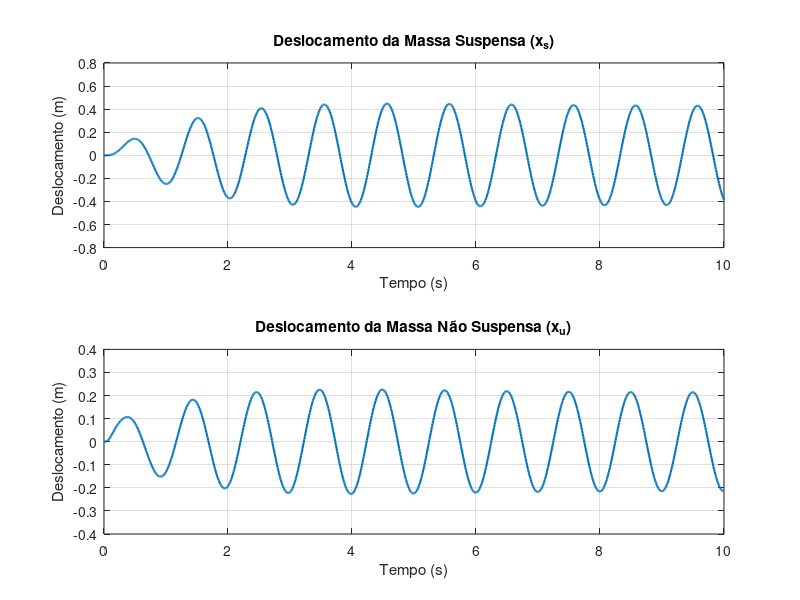
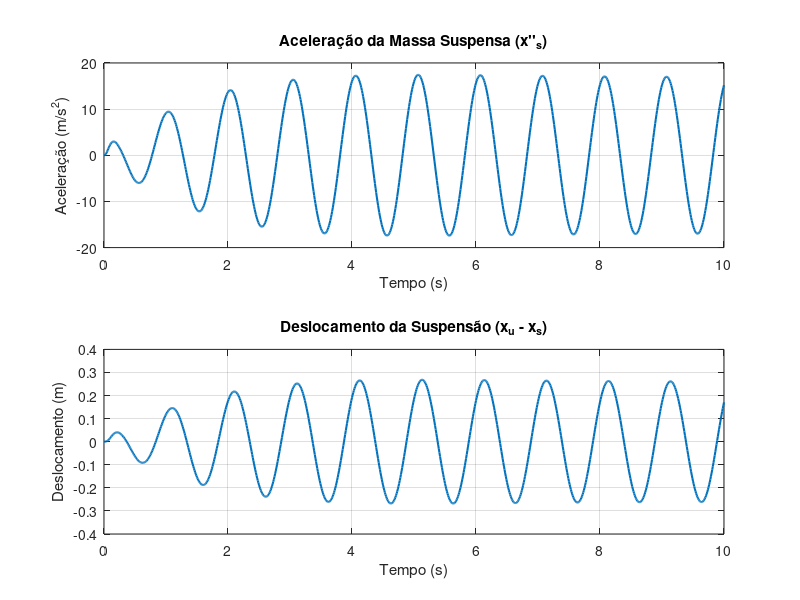

Recreate these plots in MATLAB, in order.
clc; clearvars; close all;

%% IMPLEMENTAÇÃO MANUAL

% Parâmetros
m_s = 250;      % Massa suspensa (kg) - 250 a 500 kg 
m_u = 50;       % Massa não suspensa (kg) - 25 a 75 kg
k_s = 15000;    % Rigidez da suspensão (N/m) - 10 000 a 50 000 N/m
k_t = 20000;   % Rigidez do pneu (N/m) - 150 000 a 250 000 N/m
c_s = 1000;     % Amortecimento da suspensão (Ns/m) - 1 000 a 5 000 Ns/m

% Matrizes do Espaço de Estados
A = [0, 1, 0, 0;
    -k_s/m_s, -c_s/m_s, k_s/m_s, c_s/m_s;
     0, 0, 0, 1;
     k_s/m_u, c_s/m_u, -(k_s+k_t)/m_u, -c_s/m_u];
B = [0; 0; 0; k_t/m_u];
C = [1, 0, 0, 0; 0, 0, 1, 0];
D = [0; 0];

% Parâmetros para Simulação
A_input = 0.1;        % Amplitude do solavanco (m)
t = 0:0.01:10;         % Período de 0 a 5 segundos com passo de 0.01 s
u = A_input * sin(2 * pi * t); % Entrada de excitação (altura do solavanco)

% Inicialização dos Estados
x = zeros(4, length(t)); % Estados: [x_s; dx_s; x_u; dx_u]
y = zeros(2, length(t)); % Saída: [x_s; x_u]

% Função de Derivada do Sistema (dx/dt = A*x + B*u)
dx_dt = @(x, u) A * x + B * u;

% Integração Numérica (RK4)
dt = t(2) - t(1); % Passo de tempo
for i = 1:length(t)-1
    % Runge-Kutta 4th order
    k1 = dx_dt(x(:, i), u(i));
    k2 = dx_dt(x(:, i) + 0.5 * dt * k1, u(i));
    k3 = dx_dt(x(:, i) + 0.5 * dt * k2, u(i));
    k4 = dx_dt(x(:, i) + dt * k3, u(i));
    x(:, i+1) = x(:, i) + (dt / 6) * (k1 + 2*k2 + 2*k3 + k4);
    
    % Cálculo da Saída
    y(:, i) = C * x(:, i) + D * u(i);
end

% Saída final para o último passo
y(:, end) = C * x(:, end) + D * u(end);

% --- Cálculo da Aceleração da Massa Suspensa ---
x_s = x(1, :);         % Deslocamento da massa suspensa
dx_s = x(2, :);        % Velocidade da massa suspensa
x_u = x(3, :);         % Deslocamento da massa não suspensa
dx_u = x(4, :);        % Velocidade da massa não suspensa

acel_suspensa = (-k_s * (x_s - x_u) - c_s * (dx_s - dx_u)) / m_s;  % Aceleração da massa suspensa

% --- Cálculo do Deslocamento da Suspensão ---
desl_susp = x_u - x_s;  % Deslocamento relativo (x_u - x_s)

% --- Plots ---

% Deslocamentos
figure;
subplot(2,1,1);
plot(t, x_s, 'LineWidth', 1.5);
title('Deslocamento da Massa Suspensa (x_s)');
xlabel('Tempo (s)');
ylabel('Deslocamento (m)');
grid on;

subplot(2,1,2);
plot(t, x_u, 'LineWidth', 1.5);
title('Deslocamento da Massa Não Suspensa (x_u)');
xlabel('Tempo (s)');
ylabel('Deslocamento (m)');
grid on;

% Aceleração e Deslocamento da Suspensão
figure;
subplot(2,1,1);
plot(t, acel_suspensa, 'LineWidth', 1.5);
title('Aceleração da Massa Suspensa (x''''_s)');
xlabel('Tempo (s)');
ylabel('Aceleração (m/s^2)');
grid on;

subplot(2,1,2);
plot(t, desl_susp, 'LineWidth', 1.5);
title('Deslocamento da Suspensão (x_u - x_s)');
xlabel('Tempo (s)');
ylabel('Deslocamento (m)');
grid on;

% Estatísticas de conforto (RMS da aceleração da massa suspensa)
rms_acel_suspensa = rms(acel_suspensa);
fprintf('RMS da Aceleração da Massa Suspensa (Conforto): %.4f m/s^2\n', rms_acel_suspensa);
max_acel_suspensa = max(abs(acel_suspensa));
fprintf('Pico da Aceleração da Massa Suspensa (Conforto): %.4f m/s^2\n', max_acel_suspensa);

% Pico do Deslocamento Relativo da Suspensão
max_desl_susp = max(abs(desl_susp));
fprintf('Pico do Deslocamento Relativo da Suspensão: %.4f m\n', max_desl_susp);
rms_desl_susp = rms(desl_susp);
fprintf('RMS do Deslocamento Relativo da Suspensão: %.4f m\n', rms_desl_susp);
